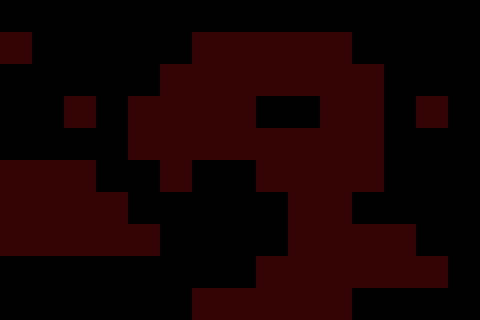

Below is a game level as drawn by its tile map, then a one-line description and the .tmx that defines it (tile-layer data replaced by summaries):
An orthogonal 15x10 tile map with 32x32 px tiles, 2 tile layers (background, meta), 2 tilesets and 1 object (rootPoint).

<map version="1.0" orientation="orthogonal" width="15" height="10" tilewidth="32" tileheight="32">
 <tileset firstgid="1" name="meta_tiles" tilewidth="32" tileheight="32" spacing="1" margin="1">
  <image source="meta_tiles.png" width="67" height="34" />
  <tile id="0">
   <properties>
    <property name="Collidable" value="true" />
   </properties>
  </tile>
 </tileset>
 <tileset firstgid="3" name="tmw_desert_spacing" tilewidth="70" tileheight="70" spacing="1" margin="1">
  <image source="tmw_desert_spacing.png" width="960" height="720" />
 </tileset>
 <layer name="background" width="15" height="10">
  <data>[150 cells, 0 non-empty, 0 distinct tile ids]</data>
 </layer>
 <layer name="meta" width="15" height="10">
  <properties>
   <property name="Collidable" value="true" />
  </properties>
  <data>[150 cells, 63 non-empty, 1 distinct tile ids]</data>
 </layer>
 <objectgroup name="objects" width="15" height="10">
  <object name="rootPoint" x="10" y="181" />
 </objectgroup>
</map>
